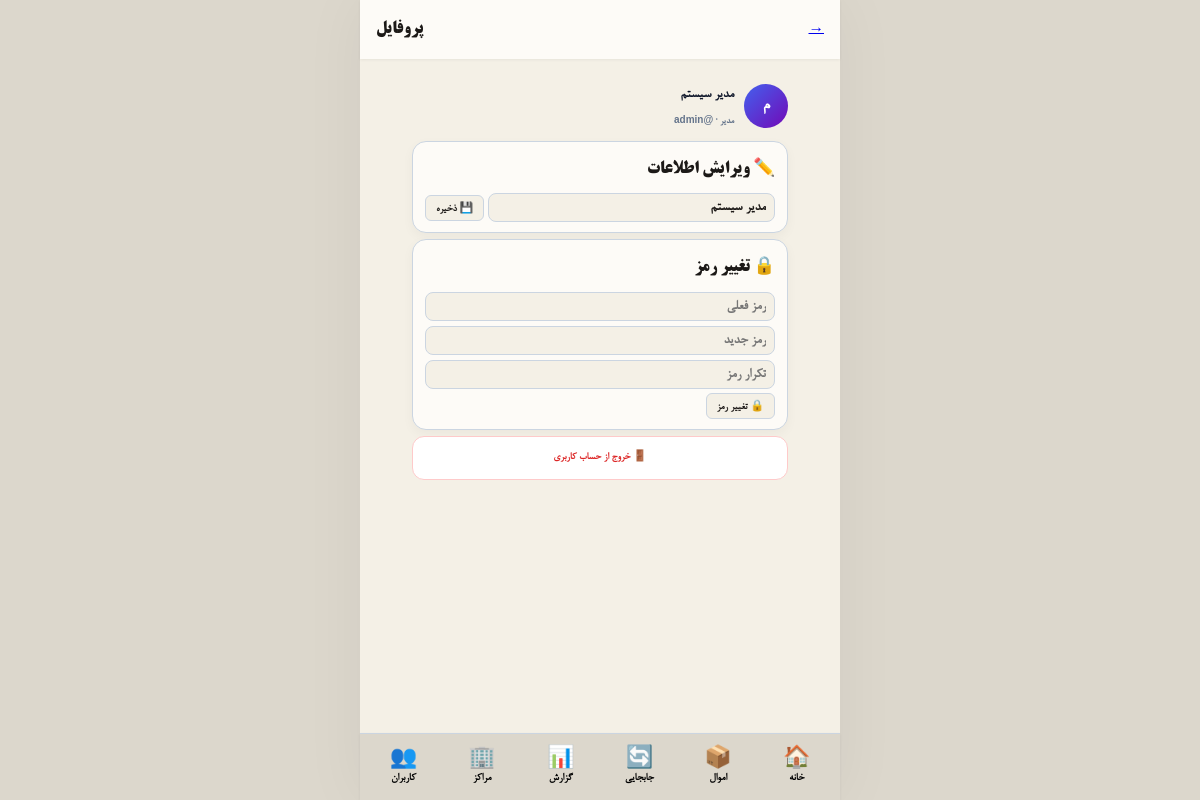
The app's page /profile.php (signed in) with its own data.
### tables this page shows
CREATE TABLE IF NOT EXISTS users (
    id INT PRIMARY KEY AUTO_INCREMENT,
    username VARCHAR(50) UNIQUE NOT NULL,
    password VARCHAR(255) NOT NULL,
    fullname VARCHAR(100) NOT NULL,
    email VARCHAR(100) UNIQUE,
    phone VARCHAR(20),
    role ENUM('super_admin', 'admin', 'center_manager', 'keeper', 'viewer') DEFAULT 'viewer',
    center_id INT DEFAULT NULL,
    is_active TINYINT(1) DEFAULT 1,
    last_login TIMESTAMP NULL,
    created_at TIMESTAMP DEFAULT CURRENT_TIMESTAMP,
    updated_at TIMESTAMP DEFAULT CURRENT_TIMESTAMP ON UPDATE CURRENT_TIMESTAMP
);

### includes/functions.php (called while the page is built, shortened)
<?php
function getRoleName($role) {
    return ['admin' => 'مدیر', 'keeper' => 'جمعدار', 'viewer' => 'مهمان'][$role] ?? $role;
}
?>

### profile.php (the view, shortened to what this page needs)
<?php
require_once "includes/functions.php";
$db = getDB();
$u = $db->prepare("SELECT u.*, c.name as center_name FROM users u LEFT JOIN centers c ON u.center_id = c.id WHERE u.id = ?");
$u->execute([$_SESSION["user_id"]]);
$user = $u->fetch();
?><!DOCTYPE html>
<html lang="fa" dir="rtl"><head><meta charset="UTF-8"><meta name="viewport" content="width=device-width,initial-scale=1.0"><title>پروفایل</title><link rel="stylesheet" href="css/app.css">
</head>
<body>
<header class="top-bar"><a href="index.php">→</a><h1>پروفایل</h1></header>
<div class="content">
<div class="avatar-row">
<div class="avatar-icon"><?=mb_substr($user["fullname"],0,1)?></div>
<div>
<div class="avatar-name"><?=$user["fullname"]?></div>
<div class="avatar-meta"><?=getRoleName($user["role"])?> · @<?=$user["username"]?><?php if($user["center_name"]):?> · 🏢 <?=$user["center_name"]?><?php endif?></div>
</div>
</div>
<div class="card">
<h3>✏️ ویرایش اطلاعات</h3>
<form method="POST"><div class="flex-row">
<input name="fullname" class="inp" value="<?=htmlspecialchars($user["fullname"])?>" placeholder="نام کامل" style="flex:1;margin:0">
<button name="save_profile" class="btn-sm btn-blue">💾 ذخیره</button>
</div></form>
</div>
<div class="card">
<h3>🔒 تغییر رمز</h3>
<form method="POST">
<input type="password" name="old_pass" class="inp" placeholder="رمز فعلی">
<input type="password" name="new_pass" class="inp" placeholder="رمز جدید">
<input type="password" name="rep_pass" class="inp" placeholder="تکرار رمز">
<div class="flex-row"><button name="change_pass" class="btn-sm btn-blue">🔒 تغییر رمز</button></div>
</form>
</div>
<a href="logout.php" class="btn-red">🚪 خروج از حساب کاربری</a>
</div>
<?php include "includes/bottom_nav.php"; ?>
</body></html>

### profile.php (style rules this page uses)
body { background:#f1f5f9 }
.content { padding:12px;max-width:400px;margin:0 auto }
.avatar-row { display:flex;align-items:center;gap:10px;padding:10px 0 }
.avatar-icon { width:44px;height:44px;border-radius:50%;background:linear-gradient(135deg,#4361ee,#7209b7);color:#fff;display:flex;align-items:center;justify-content:center;font-size:18px;font-weight:700;flex-shrink:0 }
.avatar-name { font-size:14px;font-weight:700;color:#0f172a }
.avatar-meta { font-size:10px;color:#64748b;margin-top:2px }
.card { background:#fff;border-radius:14px;padding:10px 12px;margin-bottom:6px;box-shadow:0 1px 2px rgba(0,0,0,.03) }
.card h3 { font-size:11px;font-weight:700;color:#0f172a;margin-bottom:6px }
.inp { width:100%;padding:6px 8px;border:1.5px solid #e2e8f0;border-radius:8px;font-size:11px;font-family:inherit;background:#f8fafc;outline:none;margin-bottom:4px }
.btn-sm { padding:5px 10px;border-radius:6px;border:none;font-size:11px;font-weight:600;cursor:pointer }
.btn-blue { background:#4361ee;color:#fff }
.btn-red { display:block;text-align:center;padding:10px;background:#fff;color:#dc2626;border:1.5px solid #fecaca;border-radius:12px;text-decoration:none;font-weight:600;font-size:11px;margin-top:6px }
.flex-row { display:flex;gap:4px;align-items:center }

### records on screen
users: fullname "م", fullname "مدیر سیستم", role "مدیر", username "admin"

### other values on screen
$l['icon'] "🏠"
$l['label'] "خانه"
$l['icon'] "📦"
$l['label'] "اموال"
$l['icon'] "🔄"
$l['label'] "جابجایی"
$l['icon'] "📊"
$l['label'] "گزارش"
$l['icon'] "🏢"
$l['label'] "مراکز"
$l['icon'] "👥"
$l['label'] "کاربران"
